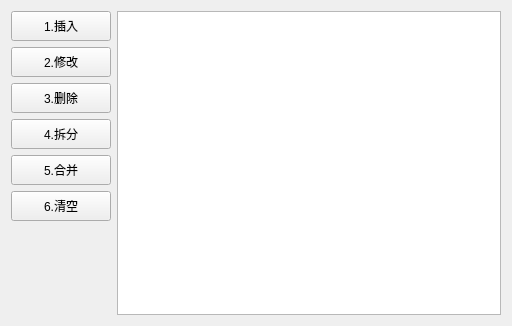
<?xml version="1.0" encoding="UTF-8"?>
<ui version="4.0">
 <class>Formamendweight</class>
 <widget class="QWidget" name="Formamendweight">
  <property name="geometry">
   <rect>
    <x>0</x>
    <y>0</y>
    <width>512</width>
    <height>326</height>
   </rect>
  </property>
  <property name="sizePolicy">
   <sizepolicy hsizetype="Preferred" vsizetype="Minimum">
    <horstretch>0</horstretch>
    <verstretch>0</verstretch>
   </sizepolicy>
  </property>
  <property name="windowTitle">
   <string>Form</string>
  </property>
  <property name="styleSheet">
   <string notr="true">QPushButton
{	
font: bold 18pt &quot;宋体&quot;;
}</string>
  </property>
  <layout class="QHBoxLayout" name="horizontalLayout">
   <item>
    <layout class="QVBoxLayout" name="verticalLayout">
     <item>
      <widget class="QPushButton" name="pushButton">
       <property name="minimumSize">
        <size>
         <width>100</width>
         <height>30</height>
        </size>
       </property>
       <property name="maximumSize">
        <size>
         <width>75</width>
         <height>16777215</height>
        </size>
       </property>
       <property name="text">
        <string>1.插入</string>
       </property>
      </widget>
     </item>
     <item>
      <widget class="QPushButton" name="pushButton_2">
       <property name="minimumSize">
        <size>
         <width>100</width>
         <height>30</height>
        </size>
       </property>
       <property name="text">
        <string>2.修改</string>
       </property>
      </widget>
     </item>
     <item>
      <widget class="QPushButton" name="pushButton_3">
       <property name="minimumSize">
        <size>
         <width>100</width>
         <height>30</height>
        </size>
       </property>
       <property name="text">
        <string>3.删除</string>
       </property>
      </widget>
     </item>
     <item>
      <widget class="QPushButton" name="pushButton_4">
       <property name="minimumSize">
        <size>
         <width>100</width>
         <height>30</height>
        </size>
       </property>
       <property name="text">
        <string>4.拆分</string>
       </property>
      </widget>
     </item>
     <item>
      <widget class="QPushButton" name="pushButton_5">
       <property name="minimumSize">
        <size>
         <width>100</width>
         <height>30</height>
        </size>
       </property>
       <property name="styleSheet">
        <string notr="true"/>
       </property>
       <property name="text">
        <string>5.合并</string>
       </property>
      </widget>
     </item>
     <item>
      <widget class="QPushButton" name="pushButton_6">
       <property name="minimumSize">
        <size>
         <width>100</width>
         <height>30</height>
        </size>
       </property>
       <property name="text">
        <string>6.清空</string>
       </property>
      </widget>
     </item>
     <item>
      <spacer name="verticalSpacer_3">
       <property name="orientation">
        <enum>Qt::Vertical</enum>
       </property>
       <property name="sizeHint" stdset="0">
        <size>
         <width>20</width>
         <height>40</height>
        </size>
       </property>
      </spacer>
     </item>
    </layout>
   </item>
   <item>
    <widget class="QTableWidget" name="tableWidget">
     <property name="minimumSize">
      <size>
       <width>75</width>
       <height>23</height>
      </size>
     </property>
     <property name="selectionMode">
      <enum>QAbstractItemView::SingleSelection</enum>
     </property>
     <property name="selectionBehavior">
      <enum>QAbstractItemView::SelectRows</enum>
     </property>
     <attribute name="horizontalHeaderStretchLastSection">
      <bool>true</bool>
     </attribute>
     <attribute name="verticalHeaderVisible">
      <bool>false</bool>
     </attribute>
    </widget>
   </item>
  </layout>
 </widget>
 <resources/>
 <connections/>
</ui>
